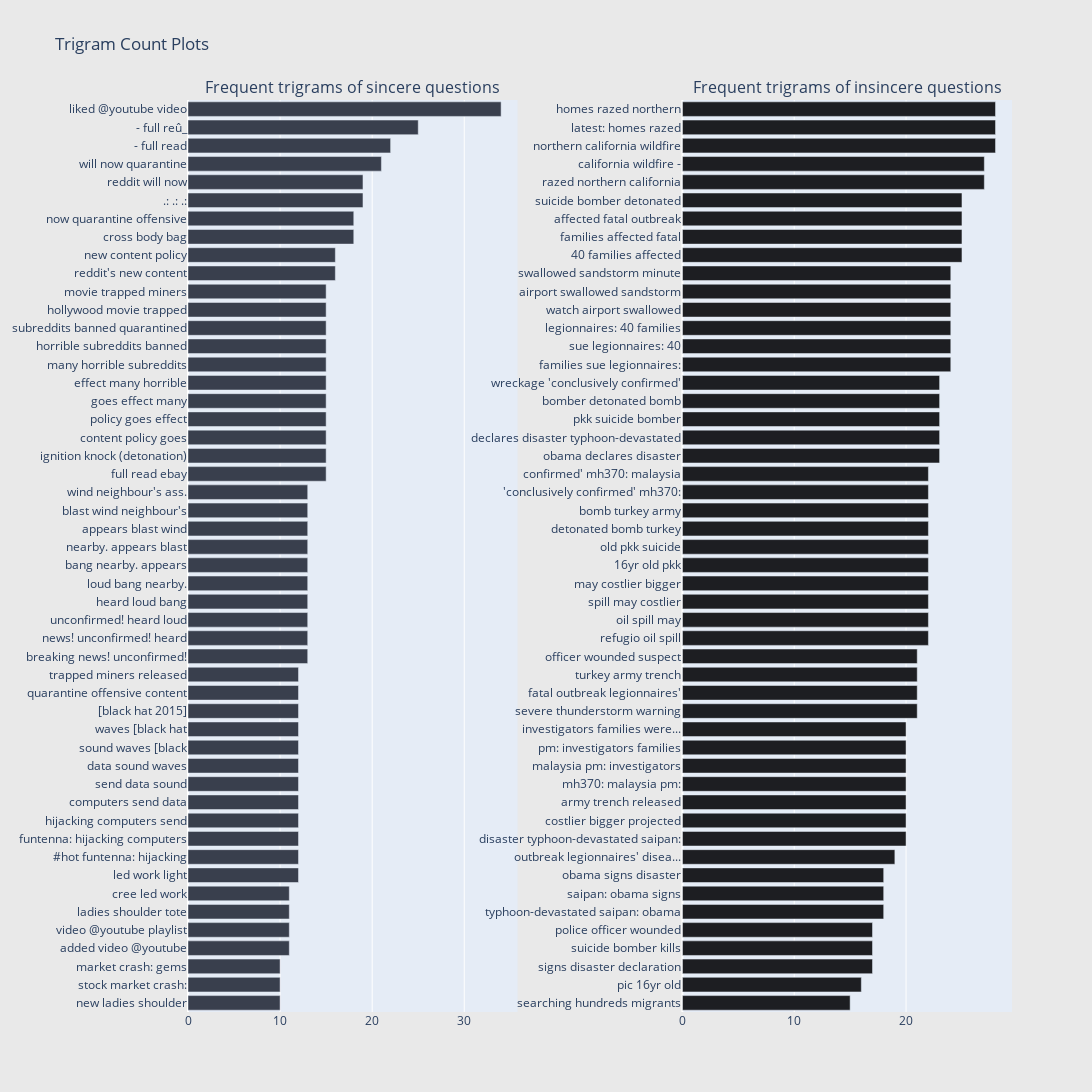

The notebook cell this image was saved under:
### Markdown cell above
**Trigrams**

### Code cell
freq_dict = defaultdict(int)
for sent in train0_df["text"]:
    for word in generate_ngrams(sent,3):
        freq_dict[word] += 1
fd_sorted = pd.DataFrame(sorted(freq_dict.items(), key=lambda x: x[1])[::-1])
fd_sorted.columns = ["word", "wordcount"]
trace0 = horizontal_bar_chart(fd_sorted.head(50), '#393f4d')


freq_dict = defaultdict(int)
for sent in train1_df["text"]:
    for word in generate_ngrams(sent,3):
        freq_dict[word] += 1
fd_sorted = pd.DataFrame(sorted(freq_dict.items(), key=lambda x: x[1])[::-1])
fd_sorted.columns = ["word", "wordcount"]
trace1 = horizontal_bar_chart(fd_sorted.head(50), '#1d1e22')

# Creating two subplots
fig = tools.make_subplots(rows=1, cols=2, vertical_spacing=0.04, horizontal_spacing=0.2,
                          subplot_titles=["Frequent trigrams of sincere questions", 
                                          "Frequent trigrams of insincere questions"])
fig.append_trace(trace0, 1, 1)
fig.append_trace(trace1, 1, 2)
fig['layout'].update(height=1200, width=1200, paper_bgcolor='rgb(233,233,233)', title="Trigram Count Plots")
py.iplot(fig, filename='word-plots')

### Figure 1 — Plotly figure (JSON) as saved in the notebook; plotly's stock layout.template omitted (floating-point values rounded to 4 significant figures)
{"data": [{"marker": {"color": "#393f4d"}, "orientation": "h", "showlegend": false, "type": "bar", "x": [10, 10, 10, 11, 11, 11, 11, 12, 12, 12, 12, 12, 12, 12, 12, 12, 12, 12, 12, 13, 13, 13, 13, 13, 13, 13, 13, 13, 13, 15, 15, 15, 15, 15, 15, 15, 15, 15, 15, 15, 16, 16, 18, 18, 19, 19, 21, 22, 25, 34], "xaxis": "x", "y": ["new ladies shoulder", "stock market crash:", "market crash: gems", "added video @youtube", "video @youtube playlist", "ladies shoulder tote", "cree led work", "led work light", "#hot funtenna: hijacking", "funtenna: hijacking computers", "hijacking computers send", "computers send data", "send data sound", "data sound waves", "sound waves [black", "waves [black hat", "[black hat 2015]", "quarantine offensive content", "trapped miners released", "breaking news! unconfirmed!", "news! unconfirmed! heard", "unconfirmed! heard loud", "heard loud bang", "loud bang nearby.", "bang nearby. appears", "nearby. appears blast", "appears blast wind", "blast wind neighbour's", "wind neighbour's ass.", "full read ebay", "ignition knock (detonation)", "content policy goes", "policy goes effect", "goes effect many", "effect many horrible", "many horrible subreddits", "horrible subreddits banned", "subreddits banned quarantined", "hollywood movie trapped", "movie trapped miners", "reddit's new content", "new content policy", "cross body bag", "now quarantine offensive", ".: .: .:", "reddit will now", "will now quarantine", "- full read", "- full reû_", "liked @youtube video"], "yaxis": "y"}, {"marker": {"color": "#1d1e22"}, "orientation": "h", "showlegend": false, "type": "bar", "x": [15, 16, 17, 17, 17, 18, 18, 18, 19, 20, 20, 20, 20, 20, 20, 20, 21, 21, 21, 21, 22, 22, 22, 22, 22, 22, 22, 22, 22, 22, 23, 23, 23, 23, 23, 24, 24, 24, 24, 24, 24, 25, 25, 25, 25, 27, 27, 28, 28, 28], "xaxis": "x2", "y": ["searching hundreds migrants", "pic 16yr old", "signs disaster declaration", "suicide bomber kills", "police officer wounded", "typhoon-devastated saipan: obama", "saipan: obama signs", "obama signs disaster", "outbreak legionnaires' disea...", "disaster typhoon-devastated saipan:", "costlier bigger projected", "army trench released", "mh370: malaysia pm:", "malaysia pm: investigators", "pm: investigators families", "investigators families were...", "severe thunderstorm warning", "fatal outbreak legionnaires'", "turkey army trench", "officer wounded suspect", "refugio oil spill", "oil spill may", "spill may costlier", "may costlier bigger", "16yr old pkk", "old pkk suicide", "detonated bomb turkey", "bomb turkey army", "'conclusively confirmed' mh370:", "confirmed' mh370: malaysia", "obama declares disaster", "declares disaster typhoon-devastated", "pkk suicide bomber", "bomber detonated bomb", "wreckage 'conclusively confirmed'", "families sue legionnaires:", "sue legionnaires: 40", "legionnaires: 40 families", "watch airport swallowed", "airport swallowed sandstorm", "swallowed sandstorm minute", "40 families affected", "families affected fatal", "affected fatal outbreak", "suicide bomber detonated", "razed northern california", "california wildfire -", "northern california wildfire", "latest: homes razed", "homes razed northern"], "yaxis": "y2"}], "layout": {"annotations": [{"font": {"size": 16}, "showarrow": false, "text": "Frequent trigrams of sincere questions", "x": 0.2, "xanchor": "center", "xref": "paper", "y": 1, "yanchor": "bottom", "yref": "paper"}, {"font": {"size": 16}, "showarrow": false, "text": "Frequent trigrams of insincere questions", "x": 0.8, "xanchor": "center", "xref": "paper", "y": 1, "yanchor": "bottom", "yref": "paper"}], "height": 1200, "paper_bgcolor": "rgb(233,233,233)", "title": {"text": "Trigram Count Plots"}, "width": 1200, "xaxis": {"anchor": "y", "domain": [0, 0.4], "type": "linear", "range": [0, 35.79], "autorange": true}, "xaxis2": {"anchor": "y2", "domain": [0.6, 1], "type": "linear", "range": [0, 29.47], "autorange": true}, "yaxis": {"anchor": "x", "domain": [0, 1], "type": "category", "range": [-0.5, 49.5], "autorange": true}, "yaxis2": {"anchor": "x2", "domain": [0, 1], "type": "category", "range": [-0.5, 49.5], "autorange": true}}}
